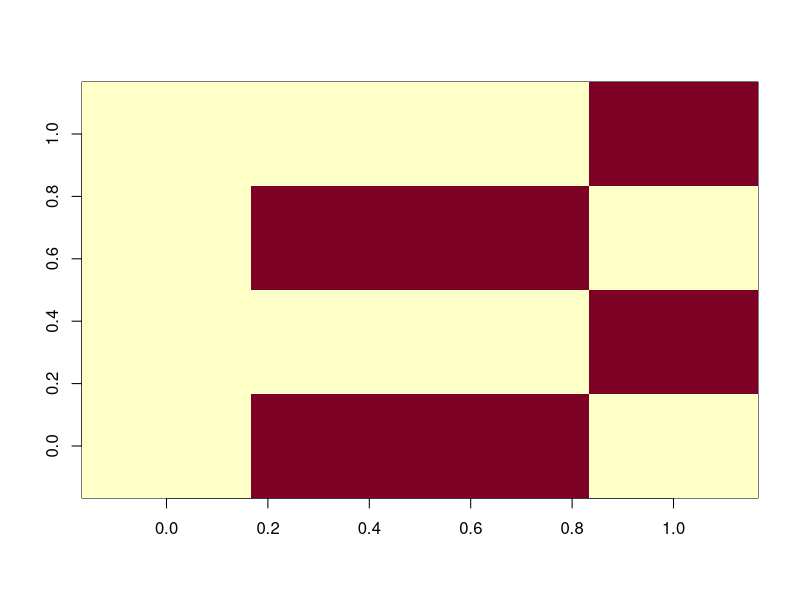
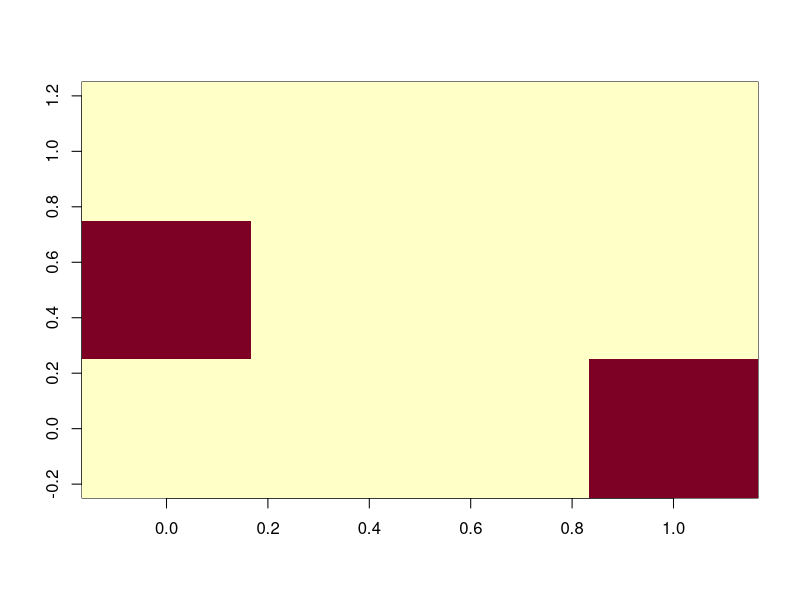

Generate these figures, in order, with R:
# Création de vecteur aléatoire contenant 0 et 1
set.seed(123) # fixé les graines 
a = sample(c(0, 1), 4*4*3, replace = TRUE) # de size 48 = 4*4*3

# Créer un array de dimmension 3
ar = array(a, dim = c(4, 4, 3)) # 4 lignes 4 colonnes et 3 matrices


# Création des noms des dimensions
colonnes = c('col1', 'col2', 'col3', 'col4')
lignes = c('row1', 'row2', 'row3', 'row4')
matrices = c('Matrice_1', 'Matrice_2', 'Matrice_3')
ar1 = array(a, dim = c(4, 4, 3), dimnames = list(lignes, colonnes, matrices))
print(ar1)
ar1[1,,] # premiere ligne de toutes les colonnes de toutes les matrices
image(ar1[,,3])  # affichage de la matrice 3 en image
image(ar1[1,,])
